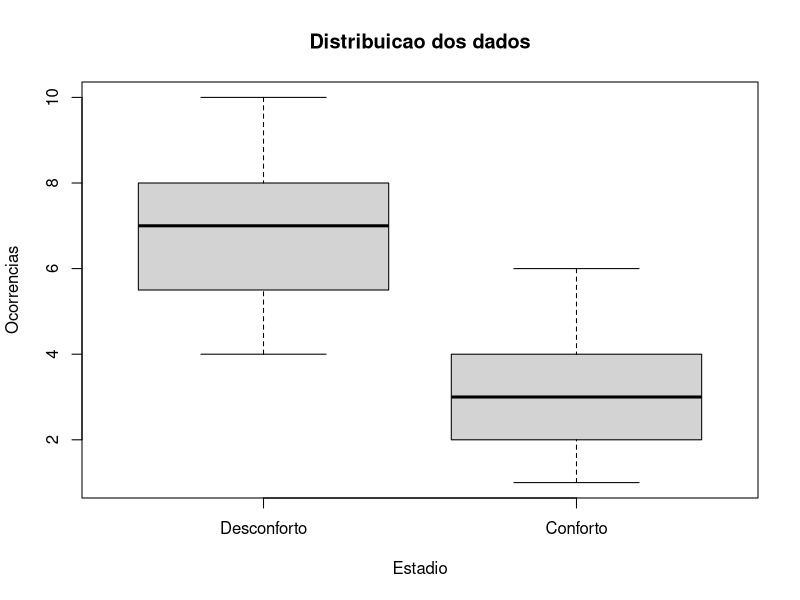
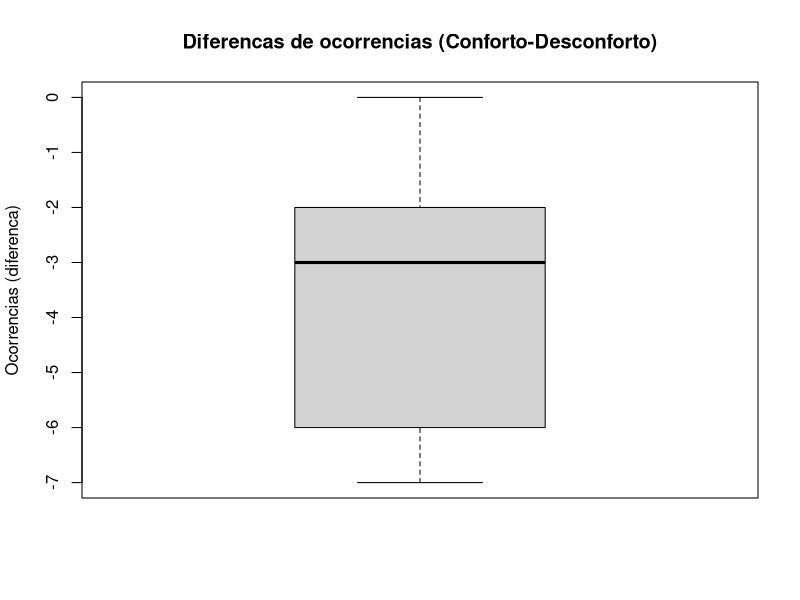
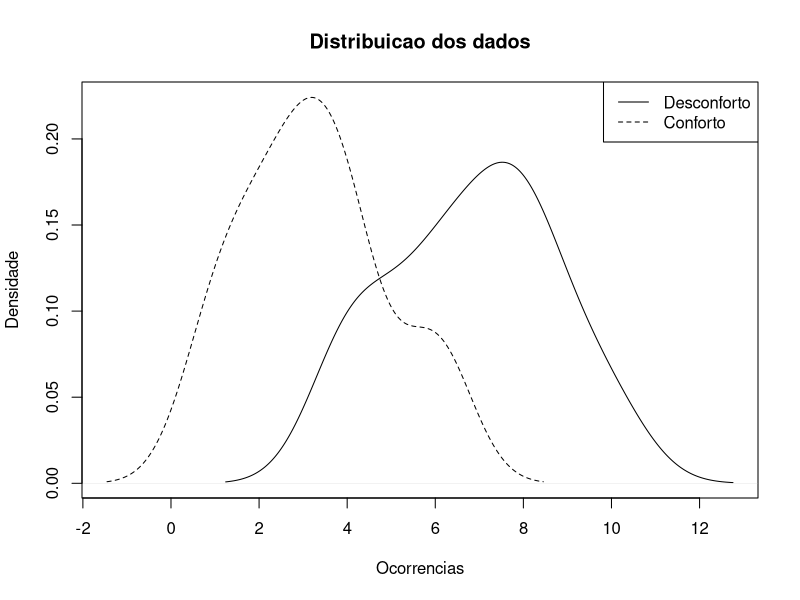
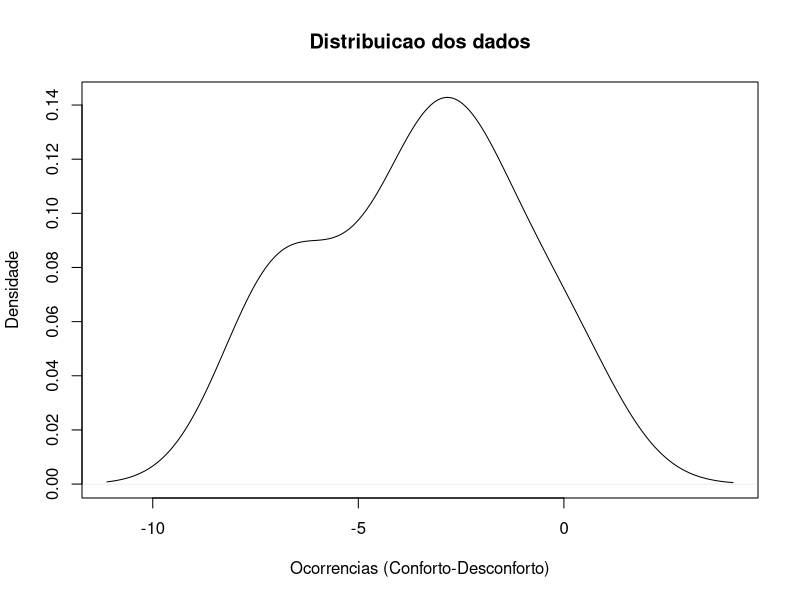
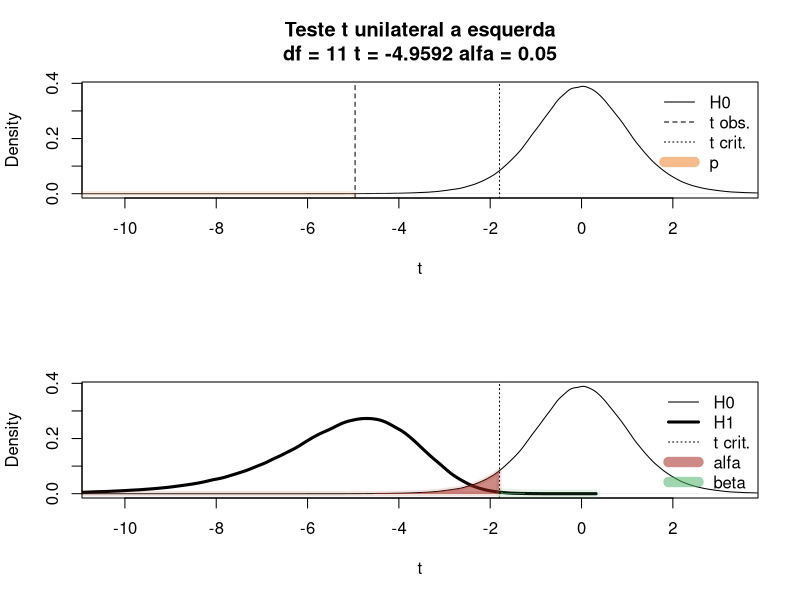

R code for these plots, in order:
# Teste t para duas condicoes dependentes, unilateral a esquerda

# Exemplo:
# 
# A professora Yob esta interessada na violencia de massa durante as 
# partidas de futebol. Ela pensa que a violencia do grupo eh resultado 
# dos assentos desconfortaveis do estádio. Por isso, Yob modifica dois
# estadios diferentes na Inglaterra. Em um estadio coloca assentos bem 
# apertados e desconfortaveis. No outro, instala assentos confortaveis, 
# com muito espaço para as pernas e entre os assentos adjacentes. 
# A professora organiza uma competicao, de modo que um clube jogue 
# metade das partidas em um estadio e a outra metade no outro estadio. 
# Ela acompanha um grupo de 12 fas adolescentes agressivos e grosseiros 
# do clube e registra o numero de vezes que cada um eh preso ou expulso 
# do estadio. Preve que o numero de prisoes e expulsoes sera menor no 
# estadio que apresenta os assentos mais confortaveis.

# suppress warnings
options(warn=-1)

# H0: mu_conforto - mu_desconforto = 0 
# H1: mu_conforto - mu_desconforto < 0 
alfa <- 0.05 # nivel de significancia adotado
# nome do arquivo de saída (se NA, saida em tela)
cat ("Voce pode guardar os resultados em um arquivo\n") 
cat ("(deixando em branco, a saida eh feita na tela)\n") 
filename <- readline(prompt="Nome do arquivo: ")
if (filename == "") {filename <- NA}

# define os nomes das variaveis 
vi_name <- "Estadio"
vd_name <- "Ocorrencias"

Tabela <- ("
Adolescente Desconforto Conforto
a           8           3
b           5           2
c           4           4
d           6           6
e           4           2
f           8           1
g           9           6
h           10          3
i           7           4
j           8           1
k           6           4
l           7           3
")
Dtfrm <- read.table(textConnection(Tabela),header=TRUE)
# diferenca entre a terceira e a segunda coluna
dif <- Dtfrm[[3]]-Dtfrm[[2]]

# Graficos (estatistica descritiva)
filegrf <- c()
filenum <- 0
# boxplot de cada conjunto de dados
if (!is.na(filename))
{
  filenum <- filenum+1
  filegrf <- c(filegrf, paste(filename,"_boxplot.png", sep="")); 
  png(filegrf[filenum], width = 600, height = 400)
}
boxplot (unlist(Dtfrm[2]), unlist(Dtfrm[3]), 
         names= c(names(Dtfrm)[2],names(Dtfrm)[3]),
         main="Distribuicao dos dados",xlab=vi_name,ylab=vd_name)
if (!is.na(filename))
{
  dev.off()
}
# boxplot da diferenca  entre os dois conjuntos de dados
if (!is.na(filename))
{
  filenum <- filenum+1
  filegrf <- c(filegrf, paste(filename,"_boxplot_dif.png", sep="")); 
  png(filegrf[filenum], width = 600, height = 400)
}
boxplot (dif, 
         main=paste("Diferencas de ocorrencias (",names(Dtfrm)[3],"-",names(Dtfrm)[2],")",sep=""),
         xlab="", ylab=paste (vd_name," (diferenca)",sep=""))
if (!is.na(filename))
{
  dev.off()
}
# density plot
if (!is.na(filename))
{
  filenum <- filenum+1
  filegrf <- c(filegrf, paste(filename,"_densplot.png", sep="")); 
  png(filegrf[filenum], width = 600, height = 400)
}
densidade1 <- density(unlist(Dtfrm[2]))
densidade2 <- density(unlist(Dtfrm[3]))
plot (densidade1, main="Distribuicao dos dados",
      xlab=vd_name,ylab="Densidade",
      xlim = c(min(densidade1$x,densidade2$x),max(densidade1$x,densidade2$x)),
      ylim = c(min(densidade1$y,densidade2$y),max(densidade1$y,densidade2$y))
      )
lines (densidade2, lty=2)
legend ("topright",c(names(Dtfrm)[2],names(Dtfrm)[3]),lty=c(1,2))
if (!is.na(filename))
{
  dev.off()
}
# density plot das diferencas
if (!is.na(filename))
{
  filenum <- filenum+1
  filegrf <- c(filegrf, paste(filename,"_densplot_dif.png", sep="")); 
  png(filegrf[filenum], width = 600, height = 400)
}
densidade <- density(dif)
plot (densidade, main="Distribuicao dos dados",
      xlab=paste(vd_name," (",names(Dtfrm)[3],"-",names(Dtfrm)[2],")", sep=""),ylab="Densidade"
)
if (!is.na(filename))
{
  dev.off()
}

# coeficiente de correlacao de Pearson
corr_test <- cor.test(Dtfrm$Desconforto,Dtfrm$Conforto)

# significancia estatistica
t_out <- t.test(dif,mu=0,alternative="less")
t <- t_out$statistic
F <- t^2
df <- t_out$parameter
eta2 <- F/(F+df)
f2 <- eta2/(1-eta2)
# Elis P (2010) The essential guide to effect sizes. Cambrige 
if (eta2 <0.01) {mag_eta2<-c("Desprezivel")} 
if (eta2>=0.01 && eta2<0.06) {mag_eta2<-c("Pequeno")} 
if (eta2>=0.06 && eta2<0.14) {mag_eta2<-c("Intermediario")}
if (eta2>=0.14) {mag_eta2<-c("Grande")}

ncp <- t
if (t_out$alternative == "greater")
{
  q <- qt(1-alfa, df)
  power <- 1 - pt(q,df,ncp)
}
if (t_out$alternative == "less")
{
  q <- qt(alfa, df)
  power <- pt(q,df,ncp)
}
if (t_out$alternative == "two.sided")
{
  q <- c(qt(alfa/2,df), qt(alfa/2,df,lower.tail=FALSE))
  power <- pt(q[1],df,ncp)+(1-pt(q[2],df,ncp))
}
R2aj <- (F-1)/(F+df)

# tamanho de efeito d de Cohen
dp <- sd(dif)
m <- t_out$estimate
d <- abs(t_out$statistic)/sqrt(t_out$parameter+1)
# Sawilowsky, S (2009) New effect size rules of thumb. Journal of Modern Applied Statistical Methods 8(2): 467-74.
if (d<0.01) {mag_Cohen<-c("Desprezivel")} 
if (d>=0.01 && d<0.2) {mag_Cohen<-c("Muito pequeno")} 
if (d>=0.2 && d<0.5) {mag_Cohen<-c("Pequeno")}
if (d>=0.5 && d<0.8) {mag_Cohen<-c("Intermediario")}
if (d>=0.8 && d<1.2) {mag_Cohen<-c("Grande")}
if (d>=1.2 && d<2) {mag_Cohen<-c("Muito grande")} 
if (d>=2) {mag_Cohen<-c("Enorme")}

# media e dp das dist. t central e nao-central
mediaH0 <- 0
dpH0 <- sqrt(df/(df-2))
beta <- sqrt(df/2)*gamma((df-1)/2)/gamma(df/2)
mediaH1 <- ncp*beta
dpH1 <- sqrt((df*(1+ncp^2)/(df-2))-mediaH1^2)

# distribuicao t sob H0 (central: ncp = 0)
tH0 <- rt(1e6, df)
dtH0 <- density(tH0)

# distribuicao t sob H1, ncp = t
tH1 <- rt(1e6, df, ncp)
dtH1 <- density(tH1)

if (!is.na(filename))
{
  filetxt <- paste(filename,".txt", sep="")
  sink (filetxt)
  cat ("---------------------------------------\n")
  cat("Processando:",filename,"\n")
  cat ("---------------------------------------\n\n")
} 

# sumarizando 
cat("\nEsquema de 5 estatisticas de Tukey & media\n")

cat("\nTamanho da amostra: ",length(dif),"\n", sep="")

cat("\nNumero de ocorrencias em ",names(Dtfrm)[2],":\n", sep="")
sumario <- summary(Dtfrm[[2]], digits = 3)
print (sumario)
cat("Numero de ocorrencias em ",names(Dtfrm)[3],":\n", sep="")
sumario <- summary(Dtfrm[[3]], digits = 3)
print (sumario)
cat("Diferenca do numero de ocorrencias (",names(Dtfrm)[3]," - ",names(Dtfrm)[2],"):\n", sep="")
sumario <- summary(dif, digits = 3)
print (sumario)

cat("\nCoeficiente de correlacao de Pearson\n")
print (corr_test)
cat("Analise de significancia estatistica: valor-p\n")
print(t_out)

# Grafico
par(mfrow = c(2, 1)) # grid 2 linhas e 1 coluna
if (!is.na(filename))
{
  filenum <- filenum+1
  filegrf <- c(filegrf, paste(filename,"_t.png", sep="")); 
  png(filegrf[filenum], width = 600, height = 800)
}
for (g in 1:2)
{
  # limites de x
  min_x <- min(mediaH0-3*dpH0, mediaH1-3*dpH1)
  max_x <- max(mediaH0+3*dpH0, mediaH1+3*dpH1)
  
  if (g == 1)
  {
    plot(dtH0,
         main=paste("Teste t unilateral a esquerda\ndf =",df,"t =",round(t,5),"alfa =",alfa),
         xlab="t", 
         xlim=c(min_x,max_x),
         lwd=1, lty=1
    )
    # area do valor p
    abline(v=t,lwd=1,lty=2)

    if (t_out$alternative == "greater")
    {
      polx <- dtH0$x[dtH0$x>=t]; polx <- c(min(polx),polx,max(polx))
      poly <- dtH0$y[dtH0$x>=t]; poly <- c(0,poly,0)
    }
    if (t_out$alternative == "less")
    {
      polx <- dtH0$x[dtH0$x<=t]; polx <- c(min(polx),polx,max(polx))
      poly <- dtH0$y[dtH0$x<=t]; poly <- c(0,poly,0)
    }
    if (t_out$alternative == "two.sided")
    {
      polx <- dtH0$x[dtH0$x>=t]; 
      polx <- dtH0$x[dtH0$x<=t]; polx <- c(min(polx),polx,max(polx))
      poly <- dtH0$y[dtH0$x>=t]; 
      poly <- dtH0$y[dtH0$x<=t]; poly <- c(0,poly,0)
    }
    polygon(polx,poly,border="#EE802622",col="#EE802688",lwd=5)
    # t critico
    abline(v=q, lty = 3)
    # legenda
    legend ("topright",
            c("H0","t obs.","t crit.","p"), 
            lwd=c(1,1,1,10),
            lty=c(1,2,3,1),
            pch=NA,
            col=c("black","black","black","#EE802688"),
            box.lwd=0, bg="transparent")
  }
  if (g == 2)
  {
    plot(dtH0,
         main=NA,
         xlab="t", 
         xlim=c(min_x,max_x),
         lwd=1, lty=1
    )
    lines(dtH1,lwd=3,lty=1)
    # area alfa
    abline(v=q, lty = 3)
    if (t_out$alternative == "greater")
    {
      polx <- dtH0$x[dtH0$x>=q]; polx <- c(min(polx),polx,max(polx))
      poly <- dtH0$y[dtH0$x>=q]; poly <- c(0,poly,0)
    }
    if (t_out$alternative == "less")
    {
      polx <- dtH0$x[dtH0$x<=q]; polx <- c(min(polx),polx,max(polx))
      poly <- dtH0$y[dtH0$x<=q]; poly <- c(0,poly,0)
    }
    if (t_out$alternative == "two.sided")
    {
      polx <- dtH0$x[dtH0$x>=q]; 
      polx <- dtH0$x[dtH0$x<=q]; polx <- c(min(polx),polx,max(polx))
      poly <- dtH0$y[dtH0$x>=q]; 
      poly <- dtH0$y[dtH0$x<=q]; poly <- c(0,poly,0)
    }
    polygon(polx,poly,border="#a3261b22",col="#a3261b88",lwd=5)
    # area beta
    if (t_out$alternative == "greater")
    {
      polx <- dtH1$x[dtH1$x<=q]; polx <- c(min(polx),polx,max(polx))
      poly <- dtH1$y[dtH1$x<=q]; poly <- c(0,poly,0)
    }
    if (t_out$alternative == "less")
    {
      polx <- dtH1$x[dtH1$x>=q]; polx <- c(min(polx),polx,max(polx))
      poly <- dtH1$y[dtH1$x>=q]; poly <- c(0,poly,0)
    }
    if (t_out$alternative == "two.sided")
    {
      polx <- dtH1$x[dtH1$x<=q]; 
      polx <- dtH1$x[dtH1$x>=q]; polx <- c(min(polx),polx,max(polx))
      poly <- dtH1$y[dtH1$x<=q]; 
      poly <- dtH1$y[dtH1$x>=q]; poly <- c(0,poly,0)
    }
    polygon(polx,poly,border="#4EB26522",col="#4EB26588",lwd=8)
    
    # legenda
    legend ("topright",
            c("H0","H1","t crit.","alfa","beta"), 
            lwd=c(1,3,1,10,10),
            lty=c(1,1,3,1,1),
            pch=NA,
            col=c("black","black","black","#a3261b88","#4EB26588"),
            box.lwd=0, bg="transparent")
  }
  
}
if (!is.na(filename))
{
  dev.off()
}
par(mfrow = c(1, 1)) # restaura grid 1 linha e 1 coluna

cat("\nReferencial teorico:\n")
cat("\tvalor-p =",t_out$p.value,"\n")
cat("Analise de poder retrospectivo:\n")
cat("\tPoder =",power,"\n\n")
cat("sob H0: distribuicao t com media = ",mediaH0," e d.p. = ",dpH0,"\n",sep="")
cat("sob H1: distribuicao t com media = ",mediaH1," e d.p. = ",dpH1,"\n",sep="")
cat("\n")
cat("Analise de significancia pratica: tamanho de efeito\n")
cat("\td de Cohen = ",d," (",mag_Cohen,")","\n",sep="")
cat("\teta^2 = R^2 = ",eta2," (",mag_eta2,")\n",sep="")
cat("\nSelecao de modelo:\n")
cat("\tR^2 ajustado =",R2aj)

if (!is.na(filename))
{
  cat ("\n-----------------------------------------\n")
  cat("\nVerifique também os graficos:\n")
  for (g in 1:filenum)
  {
    cat ("- ",filegrf[g],"\n")
  }
  cat (  "-----------------------------------------\n")
  sink()
  cat ("\nRelatorio disponivel em ",filetxt,"\n")
} else
{
  cat("\nVerifique também os graficos\n")
}

# enable warnings
options(warn=0)
